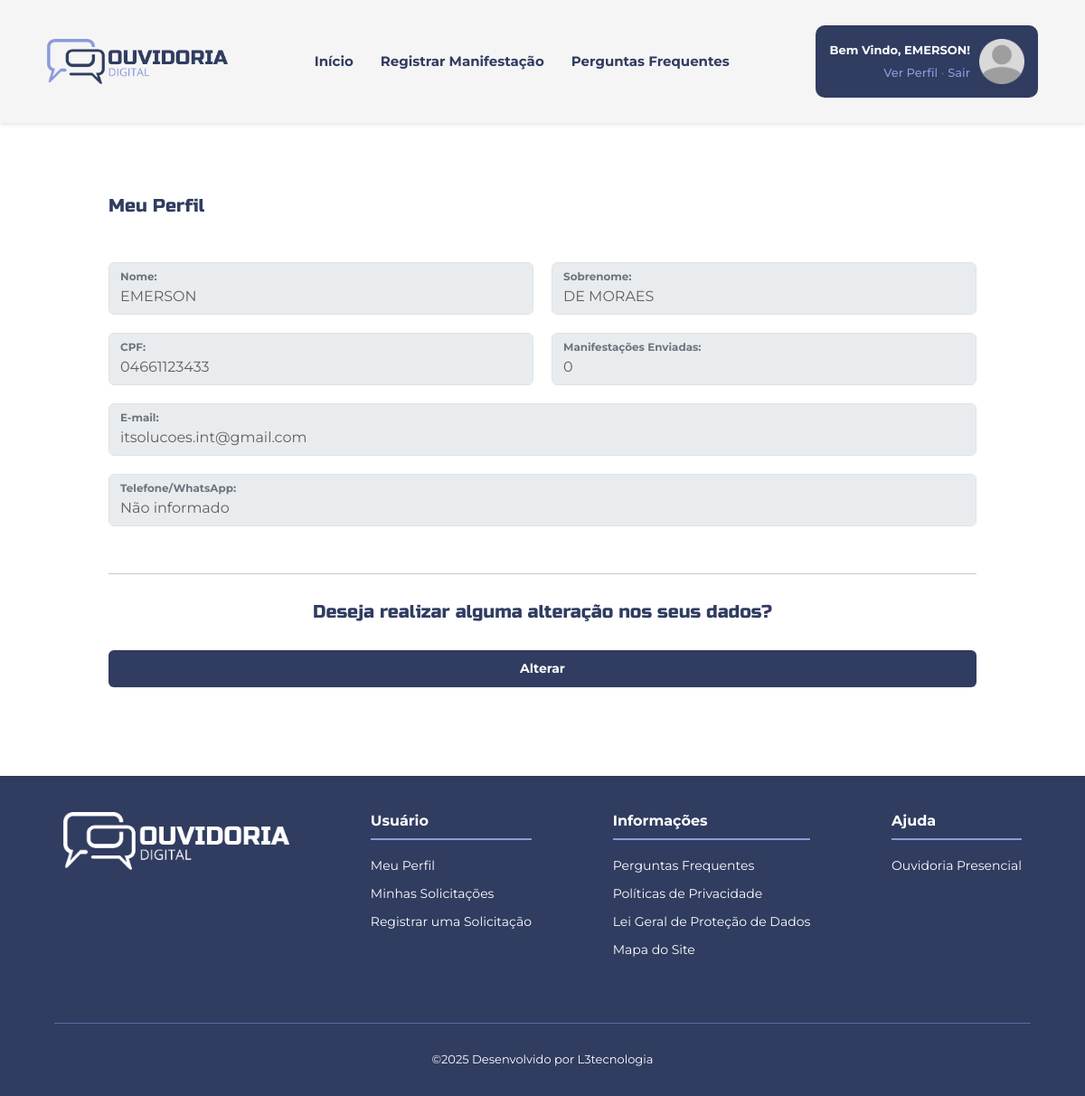
The app's page /perfil.php (signed in) with its own data.
### tables this page shows
CREATE TABLE `tb_usuario` (
  `id_usuario` int(11) NOT NULL,
  `nome_usuario` varchar(100) NOT NULL,
  `sobrenome_usuario` varchar(200) NOT NULL,
  `cpf_usuario` varchar(15) NOT NULL,
  `email_usuario` varchar(100) NOT NULL,
  `login_usuario` varchar(100) NOT NULL,
  `senha_usuario` varchar(250) NOT NULL,
  `telefone_whatsapp` varchar(15) NOT NULL
);

### provedores/Classes.php (called while the page is built, shortened)
<?php
class Usuario implements usuario_interface
{
    private $conexao;
    public function __construct()
    {
        $this->conexao = new Conexao;
    }
    public function chama_usuario_perfil($id_usuario)
    {
        $query = "SELECT * FROM tb_usuario WHERE id_usuario = :id_usuario LIMIT 1";
        try {
            $conn = $this->conexao->Conectar();
            $stmt = $conn->prepare($query);
            $stmt->bindValue(':id_usuario', $id_usuario);
            $stmt->execute();
            return $r = $stmt->fetch(PDO::FETCH_ASSOC);
        } catch (PDOException $e) {
            throw new Exception('Erro ao consultar CPF: ' . $e->getMessage());
        }
    }
    public function conta_manifestacao_usuario($id_usuario)
    {
        $query = "SELECT * FROM tb_manifestacoes WHERE id_usuario_manifestacao = :id_usuario";
        try {
            $conn = $this->conexao->Conectar();
            $stmt = $conn->prepare($query);
            $stmt->bindValue(':id_usuario', $id_usuario);
            $stmt->execute();
            return $r = $stmt->rowCount();
        } catch (PDOException $e) {
            throw new Exception('Erro ao consultar CPF: ' . $e->getMessage());
        }
    }
}

### perfil.php (the view, shortened to what this page needs)
<?php
require_once 'provedores/Classes.php';
require_once 'controladores/Controller.php';
$usuario = new Usuario;
$dados = $usuario->chama_usuario_perfil($_SESSION['id_usuario']);
$contagem_manifestacao = $usuario->conta_manifestacao_usuario($_SESSION['id_usuario']);
?>
<div class="perfil">
    <h5>Meu Perfil</h5>
    <div class="perfil-div">
        <div class="form-floating">
            <input type="text" disabled class="form-control" name="nome_usuario" id="nome_usuario" value="<?= $dados['nome_usuario'] ?>">
            <label for="nome_usuario">Nome:</label>
        </div>
        <div class="form-floating">
            <input type="text" disabled class="form-control" name="sobrenome_usuario" id="sobrenome_usuario" value="<?= $dados['sobrenome_usuario'] ?>">
            <label for="sobrenome_usuario">Sobrenome:</label>
        </div>
    </div>
    <div class="perfil-div">
        <div class="form-floating">
            <input type="text" disabled class="form-control" name="cpf_usuario" id="cpf_usuario" value="<?= $dados['cpf_usuario'] ?>">
            <label for="cpf_usuario">CPF:</label>
        </div>
        <div class="form-floating">
            <input type="text" disabled class="form-control" name="contagem_manifestacao" id="contagem_manifestacao" value="<?= $contagem_manifestacao ?>">
            <label for="contagem_manifestacao">Manifestações Enviadas:</label>
        </div>
    </div>
    <div class="perfil-only">
        <div class="form-floating">
            <input type="text" disabled class="form-control" name="email_usuario" id="email_usuario" value="<?= $dados['email_usuario'] ?>">
            <label for="email_usuario">E-mail:</label>
        </div>
    </div>
    <div class="perfil-only">
        <div class="form-floating">
            <input type="text" disabled class="form-control" name="WhatsApp" id="WhatsApp" value="<?= !empty($dados['telefone_whatsapp']) ? $dados['telefone_whatsapp'] : 'Não informado' ?>">
            <label for="WhatsApp">Telefone/WhatsApp:</label>
        </div>
    </div>
    <div class="mt-3 text-center">
        <hr>
        <h5>Deseja realizar alguma alteração nos seus dados?</h5>
        <a href="alterar_perfil.php?id=<?= $_SESSION['id_usuario'] ?>" class="btn1 btn-primary btn">Alterar</a>
    </div>
</div>
<?php include_once 'controladores/Footer.php' ?>

### assets/css/style.css (style rules this page uses)
* { margin: 0; padding: 0; box-sizing: border-box; list-style: none; text-decoration: none !important; transition: all 0.3s; }
:root { --cor-primaria: #303c60; --cor-secundaria: #8a9ade; --cor-branca: #ffffff; --cor-bg: #ecf5fb; --cor-cinza: #9e9e9f; --cor-cinza-light: #d9d9d9; --cor-cinza-light2: #f5f5f5; --cor-cinza-dark: #5f5f5f; --cor-amarela: #e9b91a; --cor-lilas: #d8217b; --cor-laranja: #ff7f17; --cor-vermelha: #f72627; --cor-verde: #007833; --cor-azul: #0081f7; --font-titulo: "Russo One", sans-serif; --font-texto: "Montserrat", sans-serif; }
.form-floating label { font-family: var(--font-texto); font-size: 14px; color: var(--cor-cinza-dark); font-weight: 700; height: 40px; }
.form-floating .form-control { color: var(--cor-cinza-dark); font-weight: 400; }
.btn { font-family: var(--font-texto); font-size: 14px; font-weight: 700; color: var(--cor-branca); border: none; padding: 10px 20px; cursor: pointer; width: 100%; }
.btn-primary { background-color: var(--cor-primaria); }
body { font-family: var(--font-texto); font-size: 14px; }
.perfil { display: flex; flex-direction: column; gap: 20px; padding: 50px 120px; width: 100%; }
.perfil h5 { font-size: 20px; color: var(--cor-primaria); font-family: var(--font-titulo); font-weight: 400; margin-block: 30px; }
.perfil-div { display: flex; justify-content: space-between; gap: 20px; }
.perfil div { width: 100%; }

### records on screen
tb_usuario: nome_usuario "EMERSON", sobrenome_usuario "DE MORAES", cpf_usuario "04661123433", email_usuario "itsolucoes.int@gmail.com", WhatsApp "Não informado"

### other values on screen
$_SESSION['nome_usuario'] "EMERSON"
